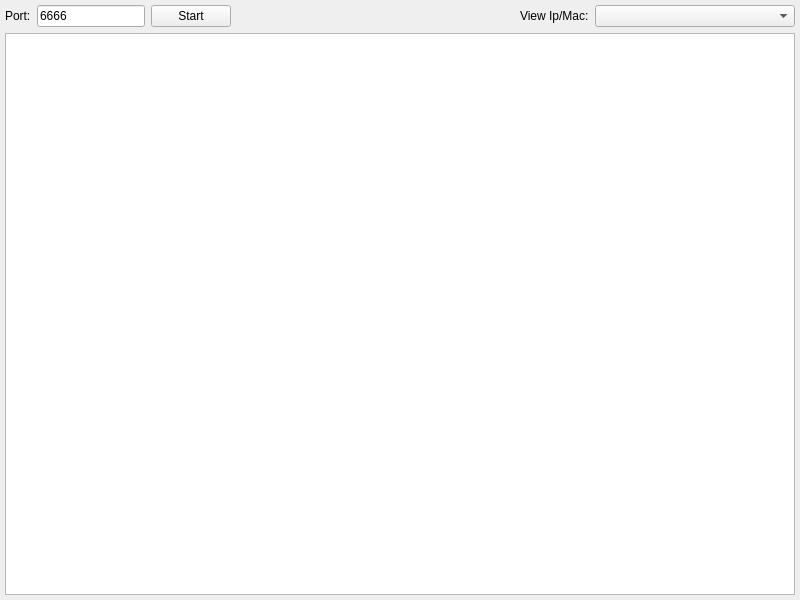
<?xml version="1.0" encoding="UTF-8"?>
<ui version="4.0">
 <class>MainWindow</class>
 <widget class="QMainWindow" name="MainWindow">
  <property name="geometry">
   <rect>
    <x>0</x>
    <y>0</y>
    <width>800</width>
    <height>600</height>
   </rect>
  </property>
  <property name="sizePolicy">
   <sizepolicy hsizetype="Expanding" vsizetype="Expanding">
    <horstretch>0</horstretch>
    <verstretch>0</verstretch>
   </sizepolicy>
  </property>
  <property name="windowTitle">
   <string>udpListener</string>
  </property>
  <widget class="QWidget" name="content">
   <property name="sizePolicy">
    <sizepolicy hsizetype="Expanding" vsizetype="Expanding">
     <horstretch>0</horstretch>
     <verstretch>0</verstretch>
    </sizepolicy>
   </property>
    <layout class="QVBoxLayout" name="layoutOuter">
     <property name="sizeConstraint">
      <enum>QLayout::SetDefaultConstraint</enum>
     </property>
     <property name="leftMargin">
      <number>5</number>
     </property>
     <property name="topMargin">
      <number>5</number>
     </property>
     <property name="rightMargin">
      <number>5</number>
     </property>
     <property name="bottomMargin">
      <number>5</number>
     </property>
     <item>
      <layout class="QHBoxLayout" name="layoutHead">
       <property name="sizeConstraint">
        <enum>QLayout::SetDefaultConstraint</enum>
       </property>
       <item>
        <widget class="QLabel" name="lblPort">
         <property name="enabled">
          <bool>true</bool>
         </property>
         <property name="sizePolicy">
          <sizepolicy hsizetype="Fixed" vsizetype="Fixed">
           <horstretch>0</horstretch>
           <verstretch>0</verstretch>
          </sizepolicy>
         </property>
         <property name="text">
          <string>Port:</string>
         </property>
        </widget>
       </item>
       <item>
        <widget class="QLineEdit" name="editPort">
         <property name="sizePolicy">
          <sizepolicy hsizetype="Fixed" vsizetype="Fixed">
           <horstretch>0</horstretch>
           <verstretch>0</verstretch>
          </sizepolicy>
         </property>
         <property name="text">
          <string>6666</string>
         </property>
        </widget>
       </item>
       <item>
        <widget class="QPushButton" name="btnStart">
         <property name="text">
          <string>Start</string>
         </property>
        </widget>
       </item>
       <item>
        <spacer name="horizontalSpacer">
         <property name="orientation">
          <enum>Qt::Horizontal</enum>
         </property>
         <property name="sizeHint" stdset="0">
          <size>
           <width>0</width>
           <height>0</height>
          </size>
         </property>
        </spacer>
       </item>
       <item>
        <widget class="QLabel" name="lblIp">
         <property name="text">
          <string>View Ip/Mac:</string>
         </property>
        </widget>
       </item>
       <item>
        <widget class="QComboBox" name="cmbIp">
         <property name="sizePolicy">
          <sizepolicy hsizetype="Fixed" vsizetype="Fixed">
           <horstretch>0</horstretch>
           <verstretch>0</verstretch>
          </sizepolicy>
         </property>
         <property name="minimumSize">
          <size>
           <width>200</width>
           <height>0</height>
          </size>
         </property>
        </widget>
       </item>
      </layout>
     </item>
     <item>
      <widget class="QTableWidget" name="tableWidget">
       <attribute name="horizontalHeaderStretchLastSection">
        <bool>false</bool>
       </attribute>
      </widget>
     </item>
    </layout>
   </widget>
 </widget>
 <layoutdefault spacing="6" margin="11"/>
 <resources/>
 <connections/>
</ui>
